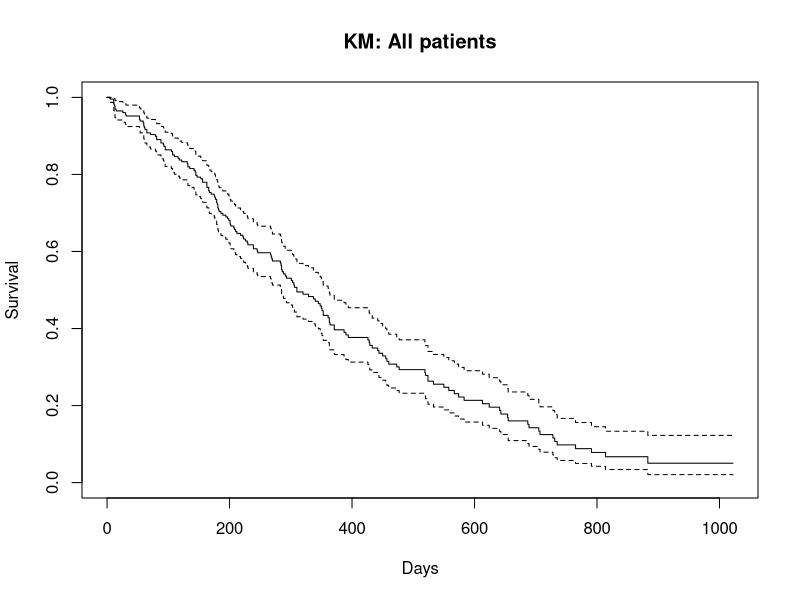
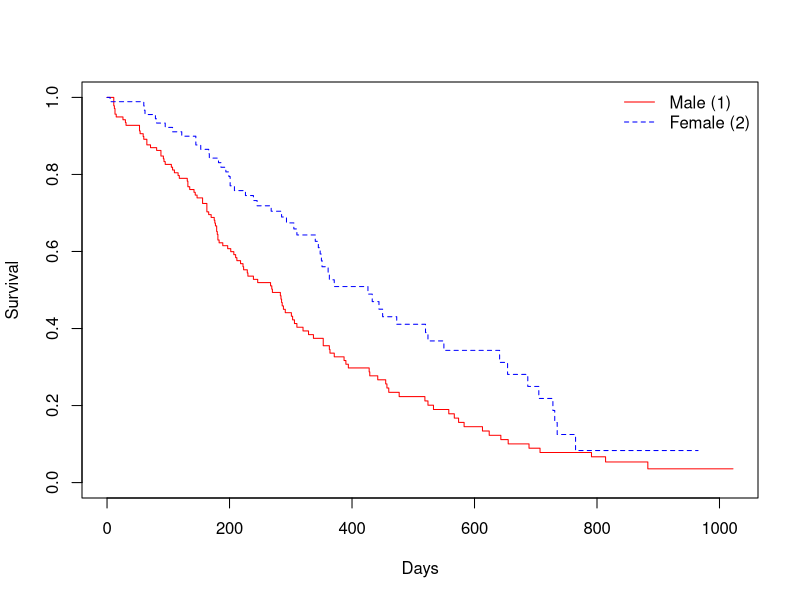

Write the R code that produced these figures, in order.
## ---- chunk 1
#| warning: false
library(survival)
data(lung)
## ---- chunk 2
km_all <- survfit(Surv(time, status) ~ 1, data = lung)
plot(km_all, xlab="Days", ylab="Survival", main="KM: All patients")

## ---- chunk 3
summary(km_all)$table["median"]
## ---- chunk 4
km_sex <- survfit(Surv(time, status) ~ sex, data = lung)
plot(km_sex, col=c("red","blue"), lty=1:2, xlab="Days", ylab="Survival")
legend("topright", legend=c("Male (1)","Female (2)"),
       col=c("red","blue"), lty=1:2, bty="n")
## ---- chunk 5
survdiff(Surv(time, status) ~ sex, data = lung)
## ---- chunk 6
cox1 <- coxph(Surv(time, status) ~ age + sex + ph.ecog, data = lung)
summary(cox1)
## ---- chunk 7
#Exponentiate coefficients and confidence intervals.
hr  <- exp(coef(cox1))
ci  <- exp(confint(cox1))
out <- cbind(HR = hr, `2.5%` = ci[,1], `97.5%` = ci[,2])
round(out, 3)
